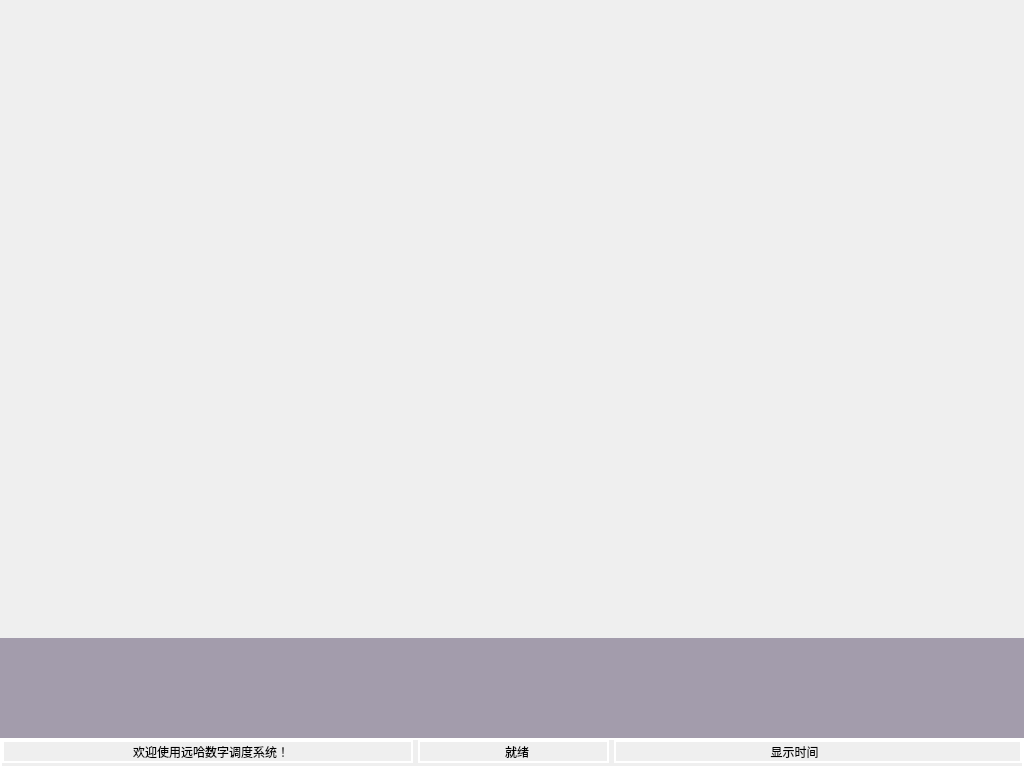
<?xml version="1.0" encoding="UTF-8"?>
<ui version="4.0">
 <class>CDispatherCommunicationClass</class>
 <widget class="QWidget" name="CDispatherCommunicationClass">
  <property name="geometry">
   <rect>
    <x>0</x>
    <y>0</y>
    <width>1024</width>
    <height>768</height>
   </rect>
  </property>
  <property name="sizePolicy">
   <sizepolicy hsizetype="Fixed" vsizetype="Fixed">
    <horstretch>0</horstretch>
    <verstretch>0</verstretch>
   </sizepolicy>
  </property>
  <property name="minimumSize">
   <size>
    <width>1024</width>
    <height>768</height>
   </size>
  </property>
  <property name="maximumSize">
   <size>
    <width>1039</width>
    <height>768</height>
   </size>
  </property>
  <property name="windowTitle">
   <string>CDispatherCommunication</string>
  </property>
  <property name="styleSheet">
   <string notr="true"/>
  </property>
  <layout class="QVBoxLayout" name="verticalLayout">
   <property name="spacing">
    <number>0</number>
   </property>
   <property name="leftMargin">
    <number>0</number>
   </property>
   <property name="topMargin">
    <number>0</number>
   </property>
   <property name="rightMargin">
    <number>0</number>
   </property>
   <property name="bottomMargin">
    <number>0</number>
   </property>
   <item>
    <widget class="QFrame" name="frame_Page">
     <property name="styleSheet">
      <string notr="true">.QToolButton
{
	background-color:rgb(33,155,179);
	border-top:2px solid rgb(255,255,255);
	border-left:2px solid rgb(255,255,255);
	border-right:2px solid rgb(0,0,0);
	border-bottom:2px solid rgb(0,0,0);
}
.QToolButton:checked{color:rgb(255,255,0);}</string>
     </property>
     <property name="frameShape">
      <enum>QFrame::StyledPanel</enum>
     </property>
     <property name="frameShadow">
      <enum>QFrame::Raised</enum>
     </property>
    </widget>
   </item>
   <item>
    <widget class="QStackedWidget" name="stackedWidget">
     <property name="styleSheet">
      <string notr="true"/>
     </property>
    </widget>
   </item>
   <item>
    <widget class="QWidget" name="frame_Ctrl" native="true">
     <property name="minimumSize">
      <size>
       <width>0</width>
       <height>100</height>
      </size>
     </property>
     <property name="styleSheet">
      <string notr="true">background-color: rgb(163, 156, 172);</string>
     </property>
     <layout class="QVBoxLayout" name="verticalLayout_2">
      <property name="spacing">
       <number>0</number>
      </property>
      <property name="leftMargin">
       <number>0</number>
      </property>
      <property name="topMargin">
       <number>0</number>
      </property>
      <property name="rightMargin">
       <number>0</number>
      </property>
      <property name="bottomMargin">
       <number>0</number>
      </property>
      <item>
       <widget class="CPhoneCtrlWidget" name="widget_Ctrl" native="true"/>
      </item>
     </layout>
    </widget>
   </item>
   <item>
    <widget class="QFrame" name="frame_Tip">
     <property name="minimumSize">
      <size>
       <width>0</width>
       <height>30</height>
      </size>
     </property>
     <property name="maximumSize">
      <size>
       <width>16777215</width>
       <height>30</height>
      </size>
     </property>
     <property name="styleSheet">
      <string notr="true">.QFrame
{
	border:2px solid rgb(255,255,255);
}</string>
     </property>
     <property name="frameShape">
      <enum>QFrame::StyledPanel</enum>
     </property>
     <property name="frameShadow">
      <enum>QFrame::Raised</enum>
     </property>
     <layout class="QHBoxLayout" name="horizontalLayout_4">
      <property name="spacing">
       <number>5</number>
      </property>
      <property name="leftMargin">
       <number>0</number>
      </property>
      <property name="topMargin">
       <number>0</number>
      </property>
      <property name="rightMargin">
       <number>0</number>
      </property>
      <property name="bottomMargin">
       <number>3</number>
      </property>
      <item>
       <widget class="QFrame" name="frame">
        <property name="styleSheet">
         <string notr="true"/>
        </property>
        <property name="frameShape">
         <enum>QFrame::Box</enum>
        </property>
        <property name="frameShadow">
         <enum>QFrame::Raised</enum>
        </property>
        <layout class="QHBoxLayout" name="horizontalLayout">
         <property name="spacing">
          <number>0</number>
         </property>
         <property name="leftMargin">
          <number>0</number>
         </property>
         <property name="topMargin">
          <number>0</number>
         </property>
         <property name="rightMargin">
          <number>0</number>
         </property>
         <property name="bottomMargin">
          <number>0</number>
         </property>
         <item>
          <widget class="QLabel" name="label">
           <property name="maximumSize">
            <size>
             <width>20</width>
             <height>20</height>
            </size>
           </property>
           <property name="text">
            <string/>
           </property>
           <property name="pixmap">
            <pixmap resource="../project/DispatherCommunication.qrc">:/img/log.png</pixmap>
           </property>
           <property name="scaledContents">
            <bool>true</bool>
           </property>
          </widget>
         </item>
         <item>
          <widget class="QLabel" name="label_2">
           <property name="minimumSize">
            <size>
             <width>400</width>
             <height>0</height>
            </size>
           </property>
           <property name="text">
            <string>欢迎使用远哈数字调度系统！</string>
           </property>
           <property name="alignment">
            <set>Qt::AlignCenter</set>
           </property>
          </widget>
         </item>
        </layout>
       </widget>
      </item>
      <item>
       <widget class="QFrame" name="frame_2">
        <property name="styleSheet">
         <string notr="true"/>
        </property>
        <property name="frameShape">
         <enum>QFrame::Box</enum>
        </property>
        <property name="frameShadow">
         <enum>QFrame::Raised</enum>
        </property>
        <layout class="QHBoxLayout" name="horizontalLayout_2">
         <property name="spacing">
          <number>0</number>
         </property>
         <property name="leftMargin">
          <number>0</number>
         </property>
         <property name="topMargin">
          <number>0</number>
         </property>
         <property name="rightMargin">
          <number>0</number>
         </property>
         <property name="bottomMargin">
          <number>0</number>
         </property>
         <item>
          <widget class="QLabel" name="label_3">
           <property name="maximumSize">
            <size>
             <width>20</width>
             <height>20</height>
            </size>
           </property>
           <property name="text">
            <string/>
           </property>
           <property name="pixmap">
            <pixmap resource="../project/DispatherCommunication.qrc">:/img/link.png</pixmap>
           </property>
           <property name="scaledContents">
            <bool>true</bool>
           </property>
          </widget>
         </item>
         <item>
          <widget class="QLabel" name="label_4">
           <property name="minimumSize">
            <size>
             <width>180</width>
             <height>0</height>
            </size>
           </property>
           <property name="maximumSize">
            <size>
             <width>200</width>
             <height>16777215</height>
            </size>
           </property>
           <property name="text">
            <string>就绪</string>
           </property>
           <property name="alignment">
            <set>Qt::AlignCenter</set>
           </property>
          </widget>
         </item>
        </layout>
       </widget>
      </item>
      <item>
       <widget class="QFrame" name="frame_3">
        <property name="frameShape">
         <enum>QFrame::Box</enum>
        </property>
        <property name="frameShadow">
         <enum>QFrame::Raised</enum>
        </property>
        <layout class="QHBoxLayout" name="horizontalLayout_3">
         <property name="spacing">
          <number>0</number>
         </property>
         <property name="leftMargin">
          <number>0</number>
         </property>
         <property name="topMargin">
          <number>0</number>
         </property>
         <property name="rightMargin">
          <number>0</number>
         </property>
         <property name="bottomMargin">
          <number>0</number>
         </property>
         <item>
          <widget class="QLabel" name="label_5">
           <property name="maximumSize">
            <size>
             <width>20</width>
             <height>20</height>
            </size>
           </property>
           <property name="text">
            <string/>
           </property>
           <property name="pixmap">
            <pixmap resource="../project/DispatherCommunication.qrc">:/img/clock.png</pixmap>
           </property>
           <property name="scaledContents">
            <bool>true</bool>
           </property>
          </widget>
         </item>
         <item>
          <widget class="QLabel" name="label_Time">
           <property name="sizePolicy">
            <sizepolicy hsizetype="Expanding" vsizetype="Expanding">
             <horstretch>0</horstretch>
             <verstretch>0</verstretch>
            </sizepolicy>
           </property>
           <property name="styleSheet">
            <string notr="true"/>
           </property>
           <property name="text">
            <string>显示时间</string>
           </property>
           <property name="alignment">
            <set>Qt::AlignCenter</set>
           </property>
          </widget>
         </item>
         <item>
          <widget class="QLabel" name="label_7">
           <property name="maximumSize">
            <size>
             <width>20</width>
             <height>20</height>
            </size>
           </property>
           <property name="text">
            <string/>
           </property>
           <property name="pixmap">
            <pixmap resource="../project/DispatherCommunication.qrc">:/img/typer.png</pixmap>
           </property>
           <property name="scaledContents">
            <bool>true</bool>
           </property>
          </widget>
         </item>
         <item>
          <spacer name="horizontalSpacer">
           <property name="orientation">
            <enum>Qt::Horizontal</enum>
           </property>
           <property name="sizeType">
            <enum>QSizePolicy::Fixed</enum>
           </property>
           <property name="sizeHint" stdset="0">
            <size>
             <width>20</width>
             <height>20</height>
            </size>
           </property>
          </spacer>
         </item>
         <item>
          <widget class="QLabel" name="label_8">
           <property name="maximumSize">
            <size>
             <width>20</width>
             <height>20</height>
            </size>
           </property>
           <property name="text">
            <string/>
           </property>
           <property name="pixmap">
            <pixmap resource="../project/DispatherCommunication.qrc">:/img/typer.png</pixmap>
           </property>
           <property name="scaledContents">
            <bool>true</bool>
           </property>
          </widget>
         </item>
         <item>
          <spacer name="horizontalSpacer_2">
           <property name="orientation">
            <enum>Qt::Horizontal</enum>
           </property>
           <property name="sizeType">
            <enum>QSizePolicy::Fixed</enum>
           </property>
           <property name="sizeHint" stdset="0">
            <size>
             <width>20</width>
             <height>20</height>
            </size>
           </property>
          </spacer>
         </item>
        </layout>
       </widget>
      </item>
     </layout>
    </widget>
   </item>
  </layout>
 </widget>
 <layoutdefault spacing="6" margin="11"/>
 <customwidgets>
  <customwidget>
   <class>CPhoneCtrlWidget</class>
   <extends>QWidget</extends>
   <header>PhoneCtrlWidget.h</header>
  </customwidget>
 </customwidgets>
 <resources>
  <include location="../project/DispatherCommunication.qrc"/>
 </resources>
 <connections/>
</ui>
